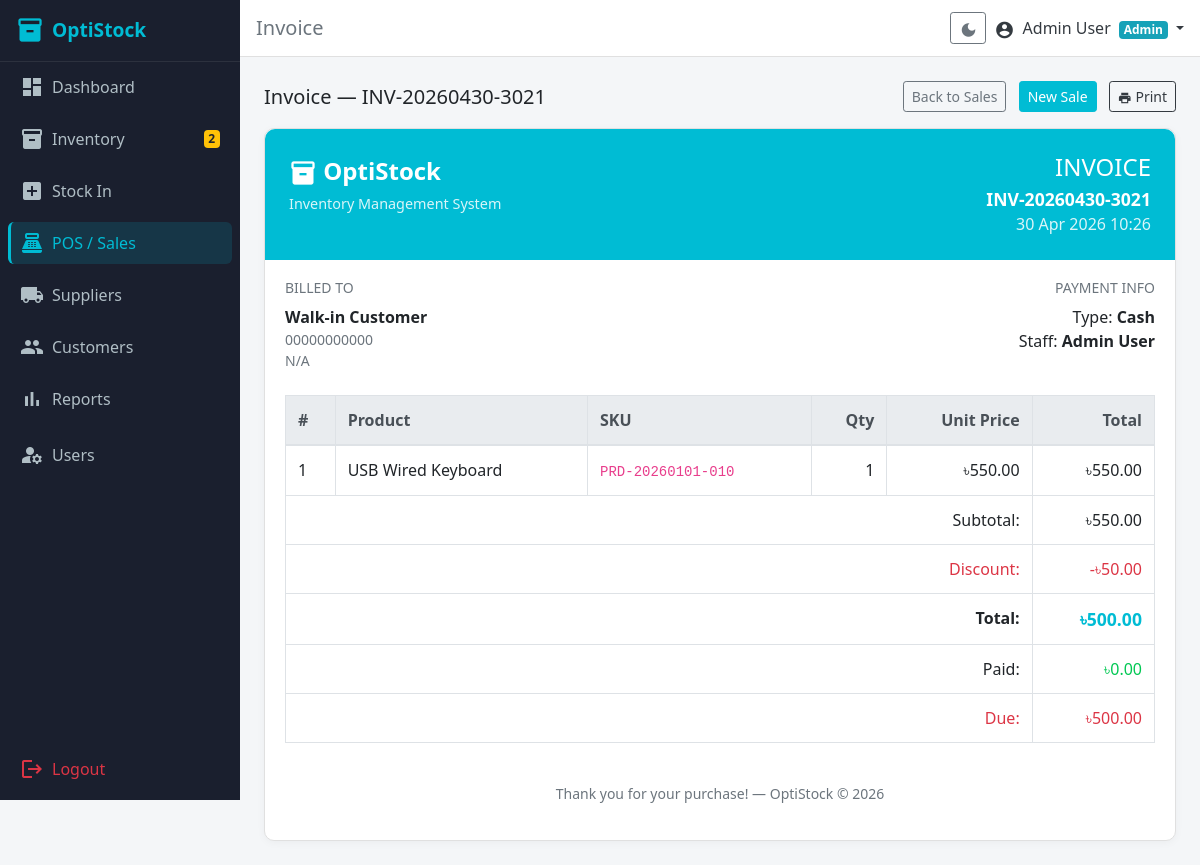
Page /modules/sales/invoice.php?invoice=INV-20260430-3021 (signed in) on the committed database.
### tables this page shows
CREATE TABLE `sales` (
  `id` int(10) UNSIGNED NOT NULL,
  `invoice_no` varchar(30) NOT NULL,
  `customer_id` int(10) UNSIGNED DEFAULT NULL,
  `user_id` int(10) UNSIGNED NOT NULL,
  `subtotal` decimal(10,2) NOT NULL DEFAULT 0.00,
  `discount` decimal(10,2) NOT NULL DEFAULT 0.00,
  `total_amount` decimal(10,2) NOT NULL DEFAULT 0.00,
  `paid_amount` decimal(10,2) NOT NULL DEFAULT 0.00,
  `due_amount` decimal(10,2) NOT NULL DEFAULT 0.00,
  `payment_type` enum('cash','card','mobile_banking') NOT NULL DEFAULT 'cash',
  `note` text DEFAULT NULL,
  `sale_date` datetime NOT NULL DEFAULT current_timestamp(),
  `created_at` datetime NOT NULL DEFAULT current_timestamp()
);

CREATE TABLE `customers` (
  `id` int(10) UNSIGNED NOT NULL,
  `name` varchar(150) NOT NULL,
  `phone` varchar(20) DEFAULT NULL,
  `email` varchar(150) DEFAULT NULL,
  `address` text DEFAULT NULL,
  `due_balance` decimal(10,2) NOT NULL DEFAULT 0.00,
  `created_at` datetime NOT NULL DEFAULT current_timestamp()
);

CREATE TABLE `users` (
  `id` int(10) UNSIGNED NOT NULL,
  `name` varchar(100) NOT NULL,
  `email` varchar(150) NOT NULL,
  `phone` varchar(20) DEFAULT NULL,
  `password` varchar(255) NOT NULL,
  `role` enum('admin','manager','staff') NOT NULL DEFAULT 'staff',
  `status` enum('active','inactive') NOT NULL DEFAULT 'active',
  `dark_mode` tinyint(1) NOT NULL DEFAULT 0,
  `created_at` datetime NOT NULL DEFAULT current_timestamp()
);

CREATE TABLE `sale_items` (
  `id` int(10) UNSIGNED NOT NULL,
  `sale_id` int(10) UNSIGNED NOT NULL,
  `product_id` int(10) UNSIGNED NOT NULL,
  `quantity` int(11) NOT NULL,
  `unit_price` decimal(10,2) NOT NULL DEFAULT 0.00,
  `total_price` decimal(10,2) NOT NULL DEFAULT 0.00
);

CREATE TABLE `products` (
  `id` int(10) UNSIGNED NOT NULL,
  `name` varchar(200) NOT NULL,
  `sku` varchar(50) NOT NULL,
  `barcode` varchar(100) DEFAULT NULL,
  `category_id` int(10) UNSIGNED DEFAULT NULL,
  `supplier_id` int(10) UNSIGNED DEFAULT NULL,
  `location_id` int(10) UNSIGNED DEFAULT NULL,
  `purchase_price` decimal(10,2) NOT NULL DEFAULT 0.00,
  `selling_price` decimal(10,2) NOT NULL DEFAULT 0.00,
  `quantity` int(11) NOT NULL DEFAULT 0,
  `low_stock_alert` int(11) NOT NULL DEFAULT 5,
  `description` text DEFAULT NULL,
  `status` enum('active','inactive') NOT NULL DEFAULT 'active',
  `created_at` datetime NOT NULL DEFAULT current_timestamp()
);

### modules/sales/invoice.php (the view, shortened to what this page needs)
<?php
require_once __DIR__ . '/../../includes/auth_check.php';
$invoiceNo = $_GET['invoice'] ?? '';
$stmt = $pdo->prepare('
  SELECT s.*, u.name AS staff_name,
         COALESCE(c.name,"Walk-in Customer") AS customer_name,
         c.phone AS customer_phone, c.address AS customer_address
  FROM sales s
  LEFT JOIN customers c ON c.id = s.customer_id
  LEFT JOIN users u ON u.id = s.user_id
  WHERE s.invoice_no = ?
');
$stmt->execute([$invoiceNo]);
$sale = $stmt->fetch();
$items = $pdo->prepare('
  SELECT si.*, p.name AS product_name, p.sku
  FROM sale_items si
  JOIN products p ON p.id = si.product_id
  WHERE si.sale_id = ?
');
$items->execute([$sale['id']]);
$items = $items->fetchAll();
include __DIR__ . '/../../includes/header.php';
?>
<div class="d-flex justify-content-between align-items-center mb-3 no-print">
  <h5 class="mb-0">Invoice — <?= htmlspecialchars($sale['invoice_no']) ?></h5>
  <div>
    <a href="<?= BASE_URL ?>/modules/sales/index.php" class="btn btn-outline-secondary btn-sm mr-2">Back to Sales</a>
    <a href="<?= BASE_URL ?>/modules/sales/pos.php" class="btn btn-primary btn-sm mr-2">New Sale</a>
    <button onclick="window.print()" class="btn btn-outline-dark btn-sm">
      <span class="material-icons align-middle" style="font-size:14px;">print</span> Print
    </button>
  </div>
</div>
<div class="card" id="invoiceCard">
  <div class="invoice-header p-4">
    <div class="row">
      <div class="col-6">
        <div class="invoice-logo">
          <span class="material-icons align-middle" style="font-size:28px;">inventory_2</span> OptiStock
        </div>
        <div class="mt-1" style="opacity:.85;font-size:.9rem;">Inventory Management System</div>
      </div>
      <div class="col-6 text-right">
        <h4 class="mb-1">INVOICE</h4>
        <div class="font-weight-bold" style="font-size:1.1rem;"><?= htmlspecialchars($sale['invoice_no']) ?></div>
        <div style="opacity:.85;"><?= date('d M Y H:i', strtotime($sale['sale_date'])) ?></div>
      </div>
    </div>
  </div>
  <div class="card-body">
    <div class="row mb-4">
      <div class="col-md-6">
        <h6 class="text-muted small text-uppercase">Billed To</h6>
        <div class="font-weight-bold"><?= htmlspecialchars($sale['customer_name']) ?></div>
        <?php if ($sale['customer_phone']): ?>
        <div class="text-muted small"><?= htmlspecialchars($sale['customer_phone']) ?></div>
        <?php endif; ?>
        <?php if ($sale['customer_address']): ?>
        <div class="text-muted small"><?= htmlspecialchars($sale['customer_address']) ?></div>
        <?php endif; ?>
      </div>
      <div class="col-md-6 text-md-right">
        <h6 class="text-muted small text-uppercase">Payment Info</h6>
        <div>Type: <strong><?= ucfirst(str_replace('_',' ',$sale['payment_type'])) ?></strong></div>
        <div>Staff: <strong><?= htmlspecialchars($sale['staff_name']) ?></strong></div>
      </div>
    </div>
    <div class="table-responsive">
      <table class="table table-bordered">
        <thead class="thead-light">
          <tr><th>#</th><th>Product</th><th>SKU</th><th class="text-right">Qty</th><th class="text-right">Unit Price</th><th class="text-right">Total</th></tr>
        </thead>
        <tbody>
          <?php foreach ($items as $i => $item): ?>
          <tr>
            <td><?= $i + 1 ?></td>
            <td><?= htmlspecialchars($item['product_name']) ?></td>
            <td><code><?= htmlspecialchars($item['sku']) ?></code></td>
            <td class="text-right"><?= $item['quantity'] ?></td>
            <td class="text-right">৳<?= number_format($item['unit_price'], 2) ?></td>
            <td class="text-right">৳<?= number_format($item['total_price'], 2) ?></td>
          </tr>
          <?php endforeach; ?>
        </tbody>
        <tfoot>
          <tr><td colspan="5" class="text-right">Subtotal:</td><td class="text-right">৳<?= number_format($sale['subtotal'], 2) ?></td></tr>
          <?php if ($sale['discount'] > 0): ?>
          <tr><td colspan="5" class="text-right text-danger">Discount:</td><td class="text-right text-danger">-৳<?= number_format($sale['discount'], 2) ?></td></tr>
          <?php endif; ?>
          <tr class="font-weight-bold"><td colspan="5" class="text-right">Total:</td><td class="text-right" style="color:#00BCD4;font-size:1.1rem;">৳<?= number_format($sale['total_amount'], 2) ?></td></tr>
          <tr><td colspan="5" class="text-right">Paid:</td><td class="text-right" style="color:#00C853;">৳<?= number_format($sale['paid_amount'], 2) ?></td></tr>
          <?php if ($sale['due_amount'] > 0): ?>
          <tr><td colspan="5" class="text-right text-danger">Due:</td><td class="text-right text-danger">৳<?= number_format($sale['due_amount'], 2) ?></td></tr>
          <?php endif; ?>
        </tfoot>
      </table>
    </div>
    <div class="text-center mt-4 text-muted small">
      <p>Thank you for your purchase! &mdash; OptiStock &copy; <?= date('Y') ?></p>
    </div>
  </div>
</div>
<?php
include __DIR__ . '/../../includes/footer.php';

### assets/css/style.css (style rules this page uses)
:root { --color-sidebar: #1A1F2E; --color-primary: #00BCD4; --color-accent: #26C6DA; --color-success: #00C853; --color-warning: #FFD600; --color-danger: #FF1744; --color-primary-dark: #0097A7; --color-primary-light: #E0F7FA; --color-sidebar-text: #B0BEC5; --color-sidebar-active-bg: rgba(0,188,212,0.15); --color-topbar: #FFFFFF; --color-page-bg: #F4F6F8; --color-card-bg: #FFFFFF; --color-text-main: #212529; --color-text-muted: #6C757D; --color-border: #E0E0E0; }
html, body { height: 100%; }
body { background-color: var(--color-page-bg); font-family: 'Segoe UI', sans-serif; }
.card { border: 1px solid var(--color-border); border-radius: 10px; box-shadow: 0 2px 8px rgba(0,0,0,0.04); }
.btn-primary { background-color: var(--color-primary); border-color: var(--color-primary); }
a { color: var(--color-primary); }
.table thead th { background-color: var(--color-page-bg); border-bottom: 2px solid var(--color-border); font-weight: 600; }
.invoice-header { background: var(--color-primary); color: #fff; border-radius: 10px 10px 0 0; }
.invoice-logo { font-size: 1.5rem; font-weight: 700; }

### rows in the picture
sales: invoice_no "INV-20260430-3021", sale_date "30 Apr 2026 10:26", customer.phone "00000000000", customer.address "N/A", payment_type "Cash", user.name "Admin User", subtotal "550.00", discount "50.00", total_amount "500.00", paid_amount "0.00", due_amount "500.00"
sale_items: product.name "USB Wired Keyboard", product.sku "PRD-20260101-010", quantity "1", unit_price "550.00", total_price "550.00"

### other values in the picture
$lowStockCount "2"
$pageTitle "Invoice"
$_SESSION['name'] "Admin User"
$_SESSION['role'] "Admin"
$sale['customer_name'] "Walk-in Customer"
